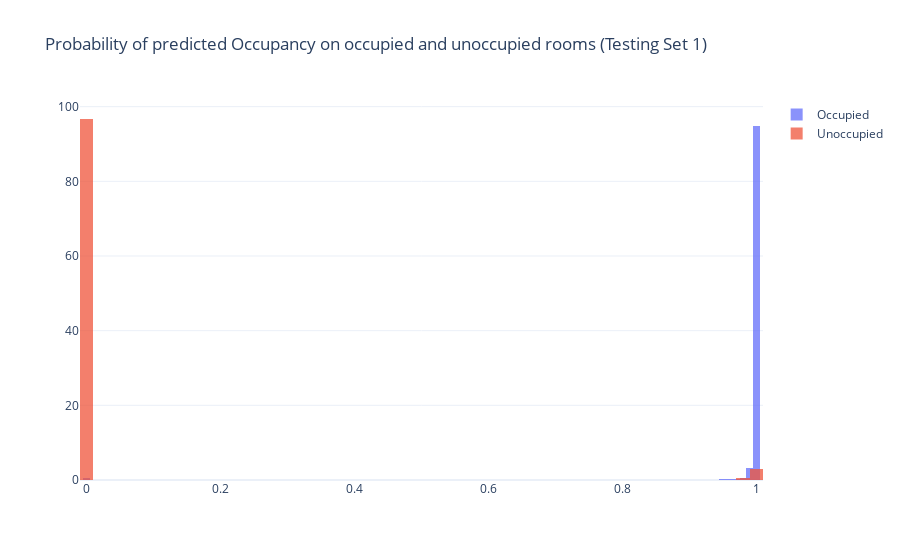

Source (notebook cell):
### Markdown cell above
On testing set 1

### Code cell
yhat_test1 = gnb.predict(X_test1)
error2_test1 = np.sum((yhat_test1 - y_test1)**2)/len(y_test1)

proba_hat_test1 = gnb.predict_proba(X_test1) # [P_unoccupied, P_occupied]
proba_hat_occupied_test1 = proba_hat_test1[:, 1][y_test1==1]
proba_hat_unoccupied_test1 = proba_hat_test1[:, 1][y_test1==0]


fig = go.Figure()
fig.add_trace(go.Histogram(x=proba_hat_occupied_test1, name="Occupied", histnorm="percent"))
fig.add_trace(go.Histogram(x=proba_hat_unoccupied_test1, name="Unoccupied", histnorm="percent"))
fig.update_layout(
    barmode='overlay',
    template='plotly_white',
    title='Probability of predicted Occupancy on occupied and unoccupied rooms (Testing Set 1)')
fig.update_traces(opacity=0.75)
fig.show()


print(f"Squared error on testing set 1 : {round(error2_test1*100, 1)} %" )

### Figure 1 — Plotly figure (JSON) as saved in the notebook; plotly's stock layout.template omitted (floating-point values rounded to 4 significant figures; data arrays with more than 128 entries replaced by an {"elided": "..."} marker saying what was removed)
{"data": [{"histnorm": "percent", "name": "Occupied", "opacity": 0.75, "type": "histogram", "x": {"elided": "972 float values"}}, {"histnorm": "percent", "name": "Unoccupied", "opacity": 0.75, "type": "histogram", "x": {"elided": "1693 float values"}}], "layout": {"barmode": "overlay", "title": {"text": "Probability of predicted Occupancy on occupied and unoccupied rooms (Testing Set 1)"}}}
